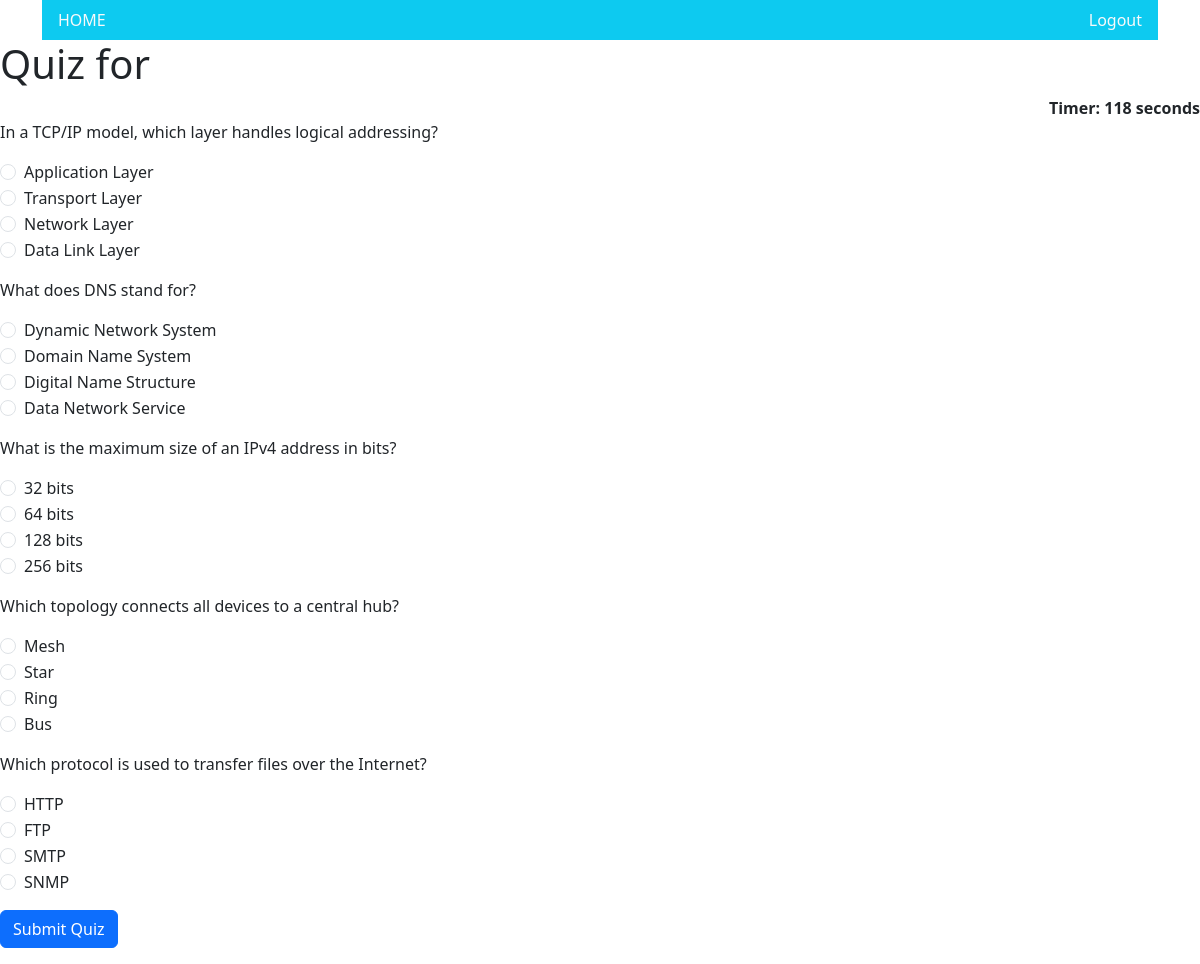
The page /take/1/ on the database its author committed.
### quiz/models.py (models this page shows, shortened)
class QuestionsModel(models.Model):
    question = models.CharField(max_length=200,null=True)
    op1 = models.CharField(max_length=200,null=True)
    op2 = models.CharField(max_length=200,null=True)
    op3 = models.CharField(max_length=200,null=True)
    op4 = models.CharField(max_length=200,null=True)
    ans = models.CharField(max_length=200,null=True)

### quiz/views.py (the view)
# urls.py: path('take/<str:student_id>/', take_quiz_view, name='take_quiz'),
def take_quiz_view(request, student_id):
    if request.method == 'POST':
        questions = QuestionsModel.objects.all()
        score = 0
        correct = 0
        wrong = 0
        total = len(questions)  # Total number of questions
        for q in questions:
            user_answer = request.POST.get(q.question)  # Ensure to use the question ID or unique key
            correct_answer = q.ans  # Assuming `ans` holds the correct answer
            print(user_answer)
            print(correct_answer)
            print()
            if user_answer:
                if user_answer == correct_answer:  # Case-insensitive comparison
                    score += 1  # Add points for a correct answer
                    correct += 1
                else:
                    wrong += 1
            else:
                wrong += 1  # Count unanswered questions as wrong
        username = request.user.username if request.user.is_authenticated else f"Student {request.user.username }"
        context = {
            'username': username,
            'score': score,
            'max_score': total ,  # Maximum score
            'total': total,
            'correct': correct,
            'wrong': wrong,
        }
        return render(request, 'quiz/result.html', context)
    else:  # For GET request, render the quiz
        questions = list(QuestionsModel.objects.all())
        random_questions=random.sample(questions,5)
        context = {
            'questions': random_questions,
            'username': request.user.username
        }
        return render(request, 'quiz/take_quiz.html', context)

### quiz/templates/quiz/take_quiz.html (shortened to what this page needs)
{% extends 'quiz/base.html' %}
{% block content %}
<div class="quiz-container">
    <h1>Quiz for {{ username }}</h1>
    <div align="right" id="displaytimer"><b>Timer: 120 seconds</b></div>
    <form method="post" id="form__submit">
        {% for q in questions %}
            <div class="mb-3">
                <p>{{ q.question }}</p>
                <div class="form-check">
                    <input class="form-check-input" type="radio" name="{{ q.question }}" value= "{{q.op1}}"  id="option1-{{ q.question }}" required>
                    <label class="form-check-label" for="option1-{{ q.question }}">
                        {{ q.op1 }}
                    </label>
                </div>
                <div class="form-check">
                    <input class="form-check-input" type="radio" name="{{ q.question }}" value="{{q.op2}}" id="option2-{{ q.question }}" required>
                    <label class="form-check-label" for="option2-{{ q.question }}">
                        {{ q.op2 }}
                    </label>
                </div>
                <div class="form-check">
                    <input class="form-check-input" type="radio" name="{{ q.question }}" value="{{q.op3}}" id="option3-{{ q.question }}" required>
                    <label class="form-check-label" for="option3-{{ q.question }}">
                        {{ q.op3 }}
                    </label>
                </div>
                <div class="form-check">
                    <input class="form-check-input" type="radio" name="{{ q.question }}" value="{{q.op4}}" id="option4-{{ q.question }}" required>
                    <label class="form-check-label" for="option4-{{ q.question }}">
                        {{ q.op4 }}
                    </label>
                </div>
            </div>
        {% endfor %}
        <button type="submit" id="submitBtn" class="btn btn-primary">Submit Quiz</button>
    </form>
</div>
{% endblock %}

### quiz/templates/quiz/base.html (shortened to what this page needs)
<html>
<head>
  {% load bootstrap5 %}
  {% bootstrap_css %}
</head>
<body>
{% if request.path != '/login/' and request.path != '/' %}
    <div class="container">
      <ul class="nav bg-info justify-content-between">
        <li class="nav-item">
          <a class="nav-link link-light" href="/home/">HOME</a>
        </li>
        <li class="nav-item">
          <a class="nav-link link-light" href="/logout/">Logout</a>
        </li>
      </ul>
    </div>
{% endif %}
  {% block content %}
  {% endblock %}
</body>
</html>

### rows shown on the page
QuestionsModel: question "In a TCP/IP model, which layer handles logical addressing?", op1 "Application Layer", op2 "Transport Layer", op3 "Network Layer", op4 "Data Link Layer"
QuestionsModel: question "What does DNS stand for?", op1 "Dynamic Network System", op2 "Domain Name System", op3 "Digital Name Structure", op4 "Data Network Service"
QuestionsModel: question "What is the maximum size of an IPv4 address in bits?", op1 "32 bits", op2 "64 bits", op3 "128 bits", op4 "256 bits"
QuestionsModel: question "Which topology connects all devices to a central hub?", op1 "Mesh", op2 "Star", op3 "Ring", op4 "Bus"
QuestionsModel: question "Which protocol is used to transfer files over the Internet?", op1 "HTTP", op2 "FTP", op3 "SMTP", op4 "SNMP"
